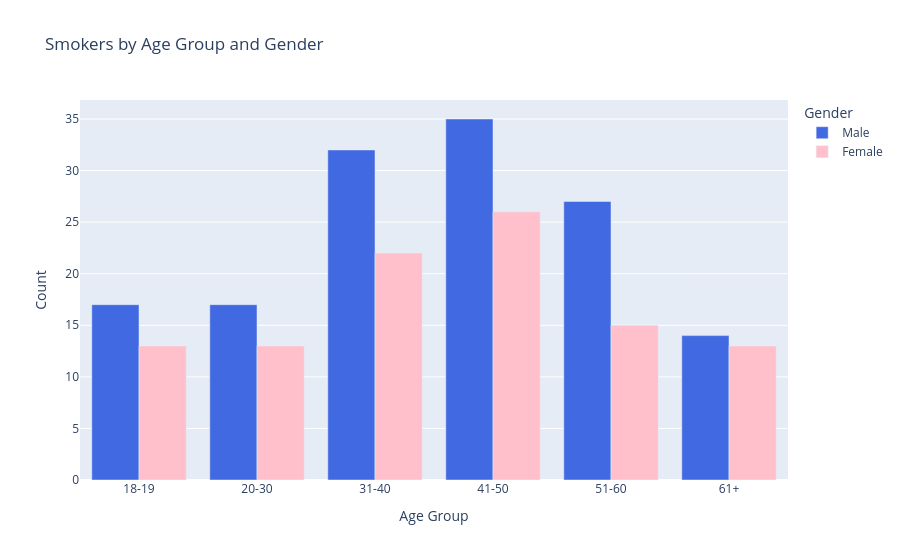

Notebook cell for this chart:
### Code cell
# 1. Daten für das Diagramm zusammenstellen
chart_data = pd.DataFrame({
    "Age Group": ["18-19", "20-30", "31-40", "41-50", "51-60", "61+"],
    "Male": [smoker_18_19_male, smoker_20_30_male, smoker_31_40_male, smoker_41_50_male, smoker_51_60_male, smoker_60_male],
    "Female": [smoker_18_19_female, smoker_20_30_female, smoker_31_40_female, smoker_41_50_female, smoker_51_60_female, smoker_60_female]
})

# 2. Diagramm erstellen
px.bar(
    chart_data, 
    x="Age Group", 
    y=["Male", "Female"], 
    barmode="group", # Balken nebeneinander statt übereinander
    title="Smokers by Age Group and Gender",
    labels={"value": "Count", "variable": "Gender"},
    color_discrete_map={"Male": "royalblue", "Female": "pink"} # Optionale Farben
)

### Figure 1 — Plotly figure (JSON) as saved in the notebook; plotly's stock layout.template omitted (floating-point values rounded to 4 significant figures)
{"data": [{"alignmentgroup": "True", "hovertemplate": "Gender=Male<br>Age Group=%{x}<br>Count=%{y}<extra></extra>", "legendgroup": "Male", "marker": {"color": "royalblue", "pattern": {"shape": ""}}, "name": "Male", "offsetgroup": "Male", "orientation": "v", "showlegend": true, "textposition": "auto", "type": "bar", "x": ["18-19", "20-30", "31-40", "41-50", "51-60", "61+"], "xaxis": "x", "y": [17, 17, 32, 35, 27, 14], "yaxis": "y"}, {"alignmentgroup": "True", "hovertemplate": "Gender=Female<br>Age Group=%{x}<br>Count=%{y}<extra></extra>", "legendgroup": "Female", "marker": {"color": "pink", "pattern": {"shape": ""}}, "name": "Female", "offsetgroup": "Female", "orientation": "v", "showlegend": true, "textposition": "auto", "type": "bar", "x": ["18-19", "20-30", "31-40", "41-50", "51-60", "61+"], "xaxis": "x", "y": [13, 13, 22, 26, 15, 13], "yaxis": "y"}], "layout": {"barmode": "group", "legend": {"title": {"text": "Gender"}, "tracegroupgap": 0}, "title": {"text": "Smokers by Age Group and Gender"}, "xaxis": {"anchor": "y", "domain": [0, 1], "title": {"text": "Age Group"}}, "yaxis": {"anchor": "x", "domain": [0, 1], "title": {"text": "Count"}}}}
